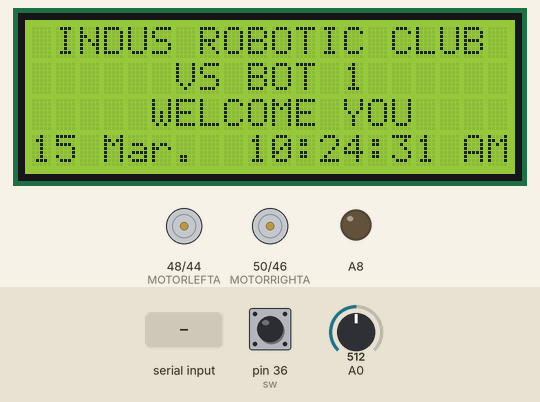
A sketch run on a simulated Arduino Mega 2560, built with avr-gcc and run on an emulated ATmega2560. Parts: 20×4 character LCD, motor-driver pin pairs drawn as motors (green arrow = first pin HIGH = forward, orange = second pin HIGH = backward, longer = more drive), output pins drawn as LEDs (lit = HIGH). The test bench sets the inputs (shaded band); at power-on: pin 36 (sw) LOW, A0 = 512. The local clock reads 2024-03-15 10:24:30 at power-on unless the sketch sets it; what the sketch prints to the serial monitor is not drawn.

Above: at 1.2 s.
1.3 s: "U" received over the second serial link
At 2.9 s:
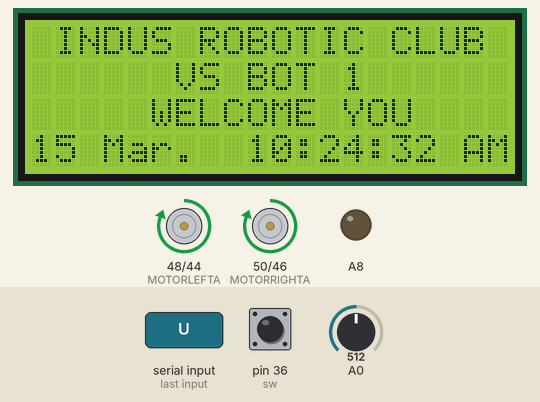
4.3 s: "D" received over the second serial link
At 5.9 s:
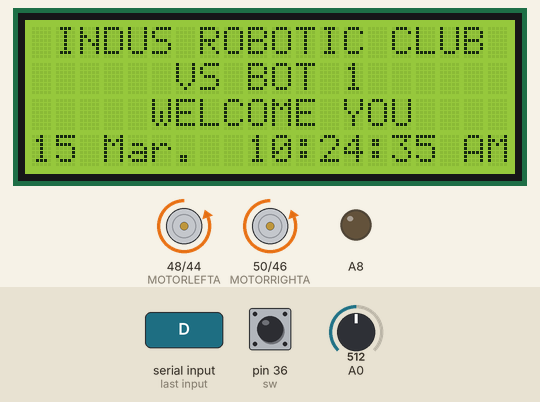
7.3 s: "L" received over the second serial link
At 8.5 s:
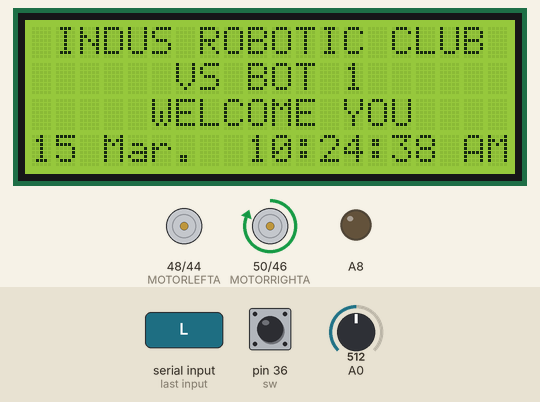
10.3 s: "R" received over the second serial link
At 11.8 s:
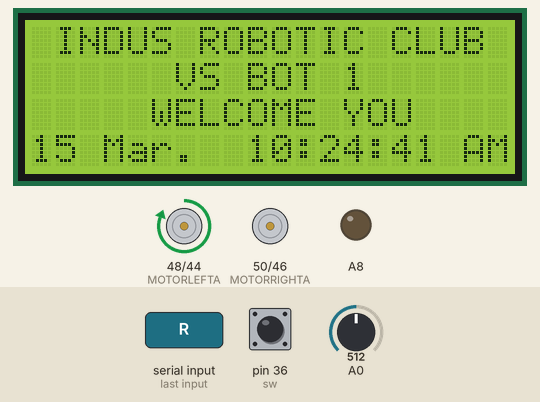
Timing chart, 0 to 13.3 s (numbered marks = the images above; inputs shaded):
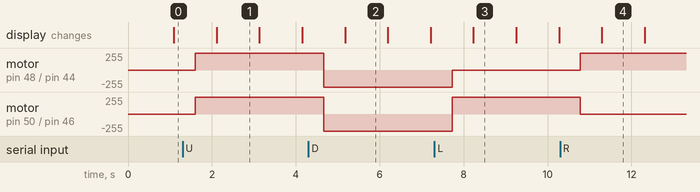

Measured:
- after the input at 1.3 s, motor on pin 48 (MOTORLEFTA) / pin 44 (MOTORLEFTB), motor on pin 50 (MOTORRIGHTA) / pin 46 (MOTORRIGHTB): stopped → forward 255/255 after 0.30 s
- after the input at 4.3 s, motor on pin 48 (MOTORLEFTA) / pin 44 (MOTORLEFTB), motor on pin 50 (MOTORRIGHTA) / pin 46 (MOTORRIGHTB): forward 255/255 → backward 255/255 after 0.36 s
- after the input at 7.3 s, motor on pin 48 (MOTORLEFTA) / pin 44 (MOTORLEFTB): backward 255/255 → stopped after 0.42 s; motor on pin 50 (MOTORRIGHTA) / pin 46 (MOTORRIGHTB): backward 255/255 → forward 255/255 after 0.42 s
- after the input at 10.3 s, motor on pin 48 (MOTORLEFTA) / pin 44 (MOTORLEFTB): stopped → forward 255/255 after 0.48 s; motor on pin 50 (MOTORRIGHTA) / pin 46 (MOTORRIGHTB): forward 255/255 → stopped after 0.48 s

The sketch:

combine_3_11.ino
```cpp
/*Version V 1.10
Date: 3/11/2015

Code for interfacing RTC and 20x4 LCD with arduino for vaccum cleaner robot

To display as:

    0 1 2 3 4 5 6 7 8 9 0 1 2 3 4 5 6 7 8 9
 0 | |I|N|D|U|S| |R|O|B|O|T|I|C| |C|L|U|B| |
 1 | | | | | | |V|S| |B|O|T| |1| | | | | | |
 2 | | | | | |W|E|L|C|O|M|E| |Y|O|U| | | | |
 3 |2|0|.|1|0|.|1|5| | |0|6|:|3|0|:|4|5|P|M|

by K.P.V.S.Sathvik

*/

#include <Wire.h>
#include <LiquidCrystal.h>
#include <Time.h>
#include <DS1307RTC.h>
#include <SoftwareSerial.h>


#define MOTORRIGHTA  50      //3
#define MOTORLEFTA   48     //1
#define MOTORRIGHTB 46
#define MOTORLEFTB 44
#define MOTORC 42
#define sw  36
const int sensor_1 = 40;
const int sensor_2 = 38;

const int  tPin = 30;
const int ePin = 31;

double t;
double d;

int sensors[2],i,intensityr=255,intensityl=255,intensity=25,x,count,countl,countr,counts;
byte switch1=false;

#define Rs_pin  0
#define En_pin  2
#define D4_pin  4
#define D5_pin  5
#define D6_pin  6
#define D7_pin  7
#define Rw_pin  8
//#define BACKLIGHT_PIN 3

LiquidCrystal lcd(Rs_pin,En_pin,D4_pin,D5_pin,D6_pin,D7_pin);

tmElements_t tm;  //Object declaration for RTC module

#define bluetoothTx 10   //tx, rx pins for bluetooth module
#define bluetoothRx 11

SoftwareSerial bluetooth(bluetoothTx, bluetoothRx);

char check;  //char for checking the app response

const char *monthName[12] = {
  "Jan.", "Feb.", "Mar.", "Apr.", "May.", "Jun.",
  "Jul.", "Aug.", "Sep.", "Oct.", "Nov.", "Dec."
};


void setup()
{
  pinMode(A8,OUTPUT);
  analogWrite(A8,50);
  lcd.begin (20,4); // <<-- our LCD is a 20x4, change for your LCD if needed

// LCD Backlight ON
//lcd.setBacklightPin(BACKLIGHT_PIN,POSITIVE);
//lcd.setBacklight(HIGH);

digitalWrite(Rw_pin,LOW);
Serial.begin(9600);
 pinMode(sensor_1, INPUT);
 pinMode(sensor_2, INPUT);
 pinMode(MOTORRIGHTA, OUTPUT);
 pinMode(MOTORRIGHTB, OUTPUT);
 pinMode(MOTORLEFTA, OUTPUT);
 pinMode(MOTORLEFTB, OUTPUT);

}

void loop()
{
  // Print our characters on the LCD
  // lcd.backlight();  //Backlight ON if under program control

  lcd.setCursor(1,0);   //Start at character 1 on line 0
  lcd.print("INDUS ROBOTIC CLUB");
  lcd.setCursor(6,1);   //Go to character 6 on line 1
  lcd.print("VS BOT 1");
  lcd.setCursor(5,2);   //Go to character 5 on line 2
  lcd.print("WELCOME YOU");

  date_time_display();   //Function to display time and Date

  digitalWrite(8,LOW);
  // read the input on analog pin 0:
  int sensorValue = analogRead(A0);
  // print out the value you read:
  //Serial.println(sensorValue);

  if(sensorValue<150)
  {
    //Serial.print("LED on");
    digitalWrite(8,HIGH);
  }

 /* sensors[0] = 0;
  sensors[1] = 0;
  */
  switch1=false;
  switch1=digitalRead(sw);

 if(switch1)
 {
  if((tm.Hour==9)&&(tm.Minute>=0)&&(tm.Minute<=15))
  {
    sensors[0] = digitalRead(sensor_1);
    sensors[1] = digitalRead(sensor_2);

  /*for ( i = 0; i < 2;i++)
  {
    // sensors[i] = digitalRead(sensor_);
     sensors[i]=!sensors[i];
  }*/

   Serial.print(sensors[0]);
   Serial.print(" ");
   Serial.print(sensors[1]);
  if(sensors[0]==1 && sensors[1]==1 )
  {
    stopt();

  }
  else
  {
    forward();
  }

  pinMode(tPin, OUTPUT);
  digitalWrite(tPin, LOW);
  delayMicroseconds(3);
  digitalWrite(tPin, HIGH);
  delayMicroseconds(10);
  digitalWrite(tPin, LOW);
  delayMicroseconds(10);
  pinMode(ePin, INPUT);
  t = pulseIn(ePin, HIGH);
  d = t /57.1000;
  if (d >= 300 || d <= 0)
    {
      Serial.print(" Out of range");
    }
    else
    {
      /*Serial.print(t);
      Serial.print(" ");*/
      Serial.print(d);
      Serial.println(" cm");
    }
    if(d>9)
    {
      stopt();
    }
   Serial.println("");
 }
 }
else
{

  if(bluetooth.available()>= 0)  //checking if bluetooth is connected or not
  {
      Serial.println("bluetooth available  ");
      check=bluetooth.read();     //reads char send by bluetooth and stores the in variable check
     // Serial.println(check);
      if(check=='U')
      {   forward();
          Serial.println(" forward");   }

      if(check=='D')
      {   backward();
          Serial.println(" backward");   }

      if(check=='L')
      {   left();
          Serial.println(" left");   }

      if(check=='R')
      {   right();
          Serial.println(" right");   }

      if(check=='S')
      {   stopt();
          Serial.println(" stop");   }

      if(check=='1')
      {   vacuum_on();
          Serial.println("  vacuum_on");   }

      if(check=='0')
      {   vacuum_off();
          Serial.println(" vacuum_off");   }
      //delay(200);
   }
}
  delay(500);
}


void date_time_display()  //Function to display time and Date
{
  if (RTC.read(tm)) //Reads the time from RTC module
  {

    lcd.setCursor(0,3); //Go to character 0 on line 3
    lcd.print(tm.Day);  //Displays day
    lcd.print(' ');
    /*char Month[12];
    uint8_t monthIndex;
*/
int t=tm.Month;
lcd.print(monthName[t-1]);

    /*lcd.print(tm.Month); //Displays month
    lcd.print('.');
    lcd.print(tmYearToCalendar(tm.Year));   //Displays year in two digits
   */
    // Displays time in 12 hours
    //lcd.setCursor(9,3); //Go to character 10 on line 3
    print2digits(Hour());  //Displays hour in two digit
    lcd.print(':');
    print2digits(tm.Minute);  //Displays minute in two digit
    lcd.print(':');
    print2digits(tm.Second);  //Displays second in two digit

    /*
    // Displays time in 24 hours
    lcd.setCursor(12,3); //Go to character 12 on line 3
    print2digits(tm.Hour());  //Displays hour in two digit
    lcd.print(':');
    print2digits(tm.Minute);  //Displays minute in two digit
    lcd.print(':');
    print2digits(tm.Second);  //Displays second in two digit
    */
  }
}


void print2digits(int number)   //Function to display a number in two digits
{
  if (number >= 0 && number < 10)
  {
    lcd.print('0');   //Puts 0 if it is less than 10. For example, if it is 5 than it displays 05
  }

  lcd.print(number);
}


int Hour()  //Funtion to Display time in 12 hours
{
  int h=tm.Hour;  //Storing hours from RTC module in h
  lcd.setCursor(18,3); //Go to character 10 on line 3

  if(h>12)
  {
    h=h-12;
    lcd.print("PM");  //Display PM if h is greater than 12
  }
  else
  {
    lcd.print("AM");  //Display AM if h is less than 12
  }

  lcd.setCursor(9,3); //Go to character 10 on line 3

  return h;
}

void forward()
{
    Serial.print("STRAIGHT ");
    analogWrite(MOTORRIGHTA, intensityr);
    analogWrite(MOTORRIGHTB, 0);
    analogWrite(MOTORLEFTA, intensityl);
    analogWrite(MOTORLEFTB, 0);
  }

void stopt()
 {
  Serial.print("STOP ");
    analogWrite(MOTORRIGHTA, 0);
    analogWrite(MOTORRIGHTB, 0);
    analogWrite(MOTORLEFTA, 0);
    analogWrite(MOTORLEFTB, 0);
}


void backward()
{
  Serial.print("BACKWARD ");
    digitalWrite(MOTORRIGHTA,LOW);
    digitalWrite(MOTORRIGHTB,HIGH);
    digitalWrite(MOTORLEFTA,LOW);
    digitalWrite(MOTORLEFTB,HIGH);
}

void left()
{
  Serial.print("LEFT ");
    digitalWrite(MOTORRIGHTA,HIGH);
    digitalWrite(MOTORRIGHTB,LOW);
    digitalWrite(MOTORLEFTA,LOW);
    digitalWrite(MOTORLEFTB,LOW);
}

void right()
{
  Serial.print("RIGHT ");
    digitalWrite(MOTORRIGHTA,LOW);
    digitalWrite(MOTORRIGHTB,LOW);
    digitalWrite(MOTORLEFTA,HIGH);
    digitalWrite(MOTORLEFTB,LOW);
}

void vacuum_on()
{
  Serial.print("VACUUM ON ");
    digitalWrite(MOTORC,HIGH);
}

void vacuum_off()
{
  Serial.print("VACUUM OFF ");
    digitalWrite(MOTORC,LOW);
}
```
